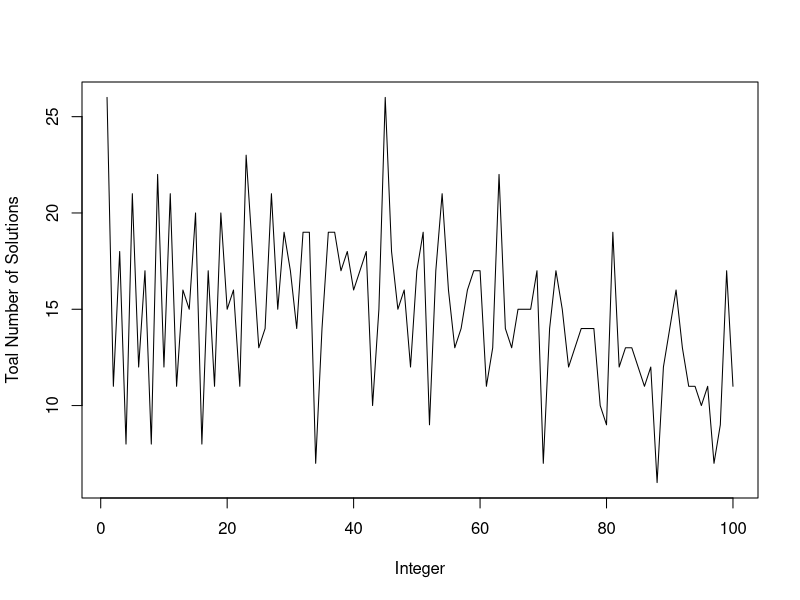

This chart was generated by the following R code:
### Questions 5 ###
## 5.1
#  First of all, store all the combinations of 123456789 for convenience.
#recursive method adds "+" or "-" or "" between 1 and 9 to make the operation result 100#
operator <- c("+", "-")
lsts <- list("1")
for (i in seq(from = 2, to = 9, by = 1)) {
  for (j in seq_len(length(lsts))) {
    for (op in operator) {
      lsts <- append(lsts, paste0(lsts[[j]], op, i))
    }
    lsts[[j]] <- paste0(lsts[[j]], i)
  }
}

Find_expression <- function(target) {
  solutions <- list()
  for (line in lsts) {
    if (eval(parse(text = line)) == target) {
      s <- paste0(line, "=", target)
      solutions <- append(solutions, s)
    }
  }
  return(solutions)
}

Find_expression(target = 100)

## 5.2
Total_solutions <- sapply(1:100, function(k) {
  return(length(Find_expression(k)))
})
plot(Total_solutions, type = "l", 
     xlab = "Integer", ylab = "Toal Number of Solutions")
max_index <- which(Total_solutions == max(Total_solutions))
min_index <- which(Total_solutions == min(Total_solutions))
cat("The Number that Yields the maximum of Total Solutions are:", max_index,
    ". In this case, the total number of solutions is",  max(Total_solutions))
cat("The Number that Yields the minimum of Total Solutions is:", min_index,
    ". In this case, the total number of solutions is",  min(Total_solutions))






